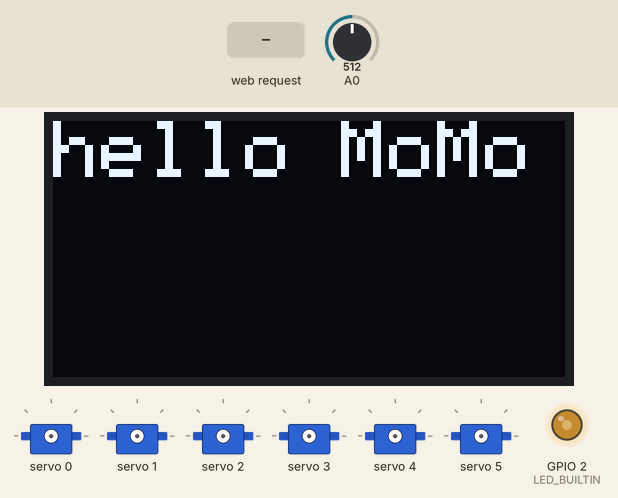
The sketch below on a simulated ESP8266 (NodeMCU). Shown: 128×64 one-colour display, 6 × servo, output pins drawn as LEDs (lit = HIGH, except the on-board LED, lit = LOW). Inputs (shaded band) come from the test bench; at power-on: A0 = 512. WiFi joins after 1.5 s; servers stay silent unless stated; what the sketch prints to the serial monitor is not drawn.

Above: at 1.6 s.
At 2.7 s:
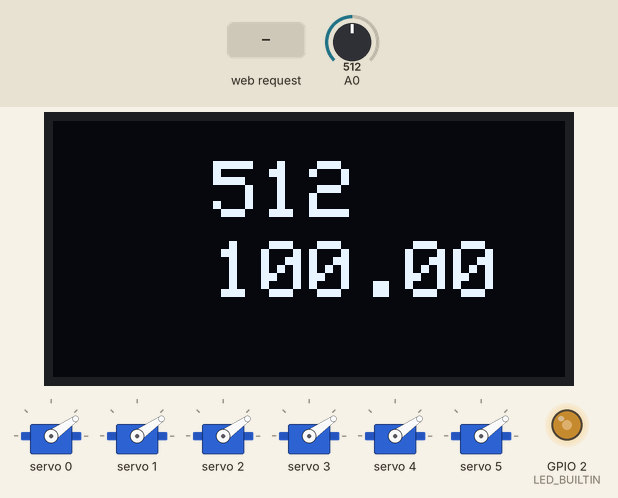
2.8 s: HTTP request GET / received
At 3.0 s:
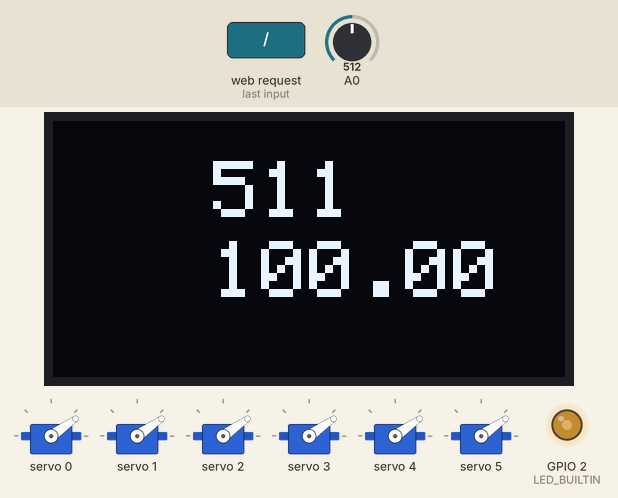
4.3 s: HTTP request GET /boop received
Timing chart, 0 to 7.3 s (numbered marks = the images above; inputs shaded):
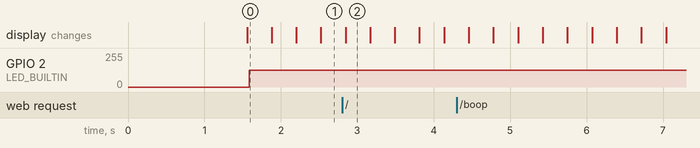

The sketch:

servo_pot_lcd_wifi.ino
```cpp
/*********
 momo reboot
*********/


#include <Wire.h> // I2C serial bus
#include <Adafruit_PWMServoDriver.h> // Servos
#include <Adafruit_SSD1306.h> // OLED Screen
#include <ESP8266WiFi.h>  // WiFi
#include <ESP8266WebServer.h> // WiFi web server
#include <ArduinoJson.h>  // JSON Parsing


// SERVOS
#define SERVOMIN 150
#define SERVOMAX 600
Adafruit_PWMServoDriver myServo = Adafruit_PWMServoDriver();
uint8_t servonum = 0;
uint8_t numberOfServos = 6;
int servoPos = 222;

// SCREEN
#define SCREEN_WIDTH 128
#define SCREEN_HEIGHT 64
#define SCREEN_ADDRESS 0x3C
Adafruit_SSD1306 display(SCREEN_WIDTH, SCREEN_HEIGHT, &Wire, -1);

// WIFI
const char* ssid     = "Dark Throw";
const char* password = "hellomotmoe";
ESP8266WebServer server(80);


// POT
struct Pot {
  int min;
  int max;
  int prev;
  int actual;
  float norm;
};

struct Pot p1 = {1024, 0, 0, 100, 100.0};

void setup() {
  // SERIAL MONITOR
  Serial.begin(115200);
  Wire.begin();

  Serial.println(" ");
  Serial.print("begin");

  // WIFI
  WiFi.begin(ssid, password);
  Serial.print("connecting");
  while(WiFi.status() != WL_CONNECTED){
    delay(500);
    Serial.print(".");
  }
  Serial.print(" ");
  Serial.print("IP: ");
  Serial.println(WiFi.localIP());
  server.on("/", h_index);
  server.on("/boop", h_boop);
  server.begin();
  Serial.println("listening");


  // SERVOS
  myServo.begin();
  myServo.setPWMFreq(60);
//  delay(10);

  // SCREEN
  display.begin(SSD1306_SWITCHCAPVCC, SCREEN_ADDRESS);
  display.clearDisplay();
  //Display Text
  display.setTextSize(2);
  display.setTextColor(WHITE);
  display.setCursor(0, 0);
  display.println("hello MoMo");
  display.display();

  // KNOB
  pinMode(A0, INPUT);
  pinMode(LED_BUILTIN, OUTPUT);
p1.prev = analogRead(A0);
p1.actual = analogRead(A0);

//p1.norm = 200;

  Serial.print("setup complete");
}

void loop() {

  // WIFI
  server.handleClient();


  //int potencia = analogRead(A0);
  if (abs(p1.actual - p1.prev) > 4){
    p1.actual = analogRead(A0);
    if (p1.min > p1.actual)
      p1.min = p1.actual;
    if (p1.max < p1.actual)
      p1.max = p1.actual;

    p1.norm = (float) (p1.actual-p1.min) / (p1.max-p1.min);

    servoPos = p1.norm*(SERVOMAX - SERVOMIN) + SERVOMIN;
  }

//  Serial.println(" ");
//  Serial.println(p1.actual);
//  Serial.println(p1.norm);

  display.clearDisplay();
  display.setCursor(40, 10);
  display.println(p1.actual);
  display.setCursor(40, 30);
  display.println(p1.norm);
  display.display();

  p1.actual = 1023 - p1.actual;
  analogWrite(LED_BUILTIN, p1.actual);


  for (int servo = 0; servo < numberOfServos; servo++){
    myServo.setPWM(servo, 0, servoPos);
  }
}


void h_index(){
  server.send(200, "text/plain", "HELLO MOMO");
  Serial.println("served /");
}
void h_boop(){
  server.enableCORS(true);
  server.send(200, "application/json", "{\"a\":\"bc\"}");
  Serial.println("served /boop");

  StaticJsonDocument<200> doc;
  deserializeJson(doc, server.arg("plain"));
  JsonObject obj = doc.as<JsonObject>();
  const char* boop = doc["x"];
  Serial.println(boop);

}
```
